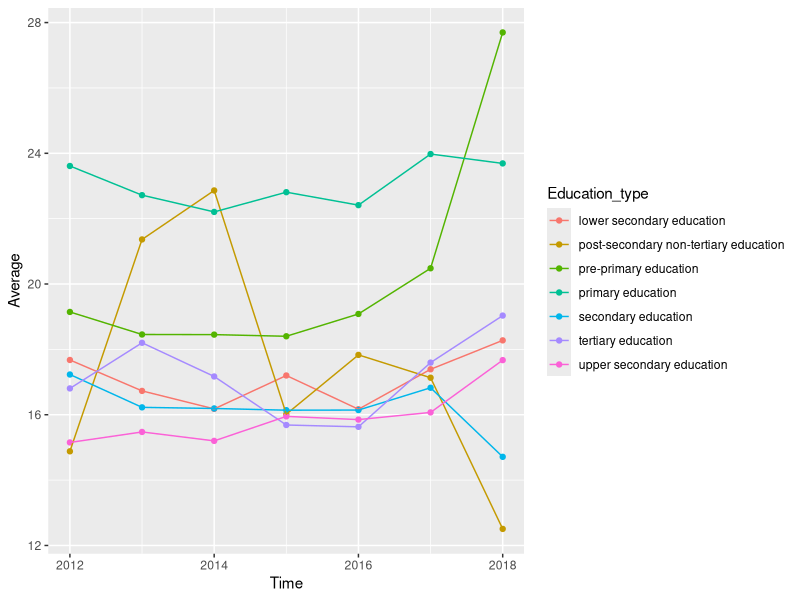

This chart was generated by the following R code:
library(dplyr)
library(ggplot2)
library(readr)
library(stringr)
library(purrr)

data <- read_csv('EDULIT_DS_06052019101747206.csv')
data <- data %>% select(-TIME) # Remove duplicate column
redundant_data <- 'Pupil-teacher ratio in ' # Redundant string when extracting education type below.

data$Education_type <- str_split(string = data$Indicator, pattern = redundant_data) %>% 
    map_chr(function(x) x[2]) %>% 
    str_split(pattern = '\\(') %>%
    map_chr(function(x) x[1] %>% str_trim)

# Spead of education types over the years
data %>% 
    group_by(Time, Education_type) %>% 
    summarize('Average' = mean(Value, na.rm = T)) %>% 
    ungroup() %>% 
    ggplot(aes(x = Time, y = Average, col = Education_type)) + 
    geom_point() + 
    geom_line()

